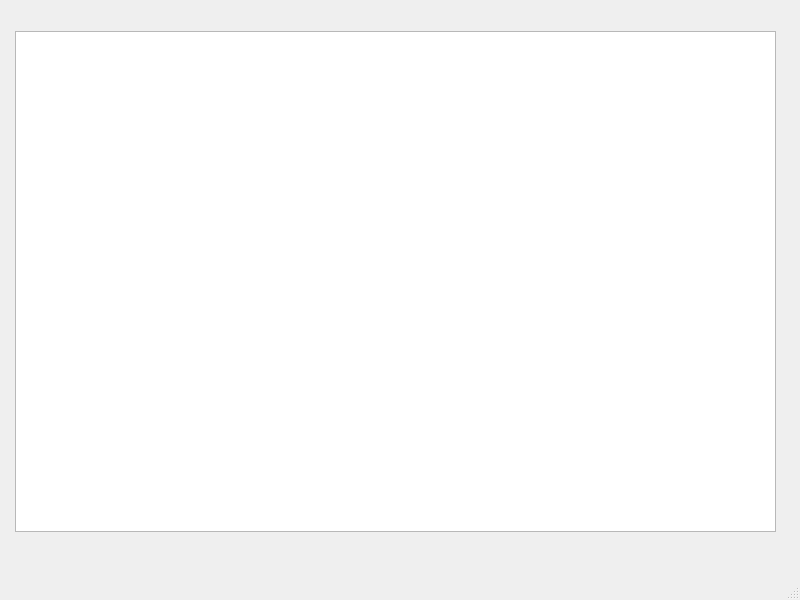
<?xml version="1.0" encoding="UTF-8"?>
<ui version="4.0">
 <class>MainWindow</class>
 <widget class="QMainWindow" name="MainWindow">
  <property name="geometry">
   <rect>
    <x>0</x>
    <y>0</y>
    <width>800</width>
    <height>600</height>
   </rect>
  </property>
  <property name="windowTitle">
   <string>MainWindow</string>
  </property>
  <widget class="QWidget" name="centralwidget">
   <widget class="QTableWidget" name="tableWidget">
    <property name="geometry">
     <rect>
      <x>15</x>
      <y>31</y>
      <width>761</width>
      <height>501</height>
     </rect>
    </property>
   </widget>
  </widget>
  <widget class="QMenuBar" name="menubar">
   <property name="geometry">
    <rect>
     <x>0</x>
     <y>0</y>
     <width>800</width>
     <height>21</height>
    </rect>
   </property>
  </widget>
  <widget class="QStatusBar" name="statusbar"/>
 </widget>
 <resources/>
 <connections/>
</ui>
